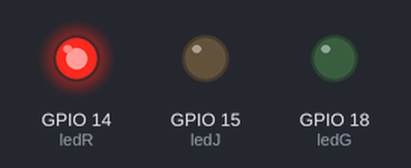
Simulated run of this program. Board: Raspberry Pi (BCM pin numbers). Parts: output pins drawn as LEDs (lit = HIGH).

Above: at 2.5 s.
At 7.0 s:
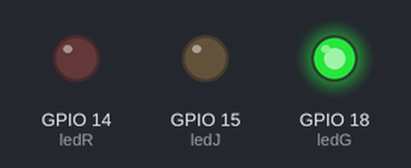
At 9.5 s:
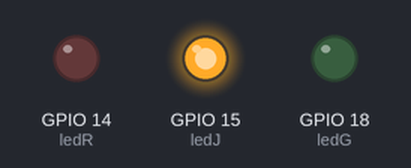
Timing chart, 0 to 13.0 s (numbered marks = the images above):
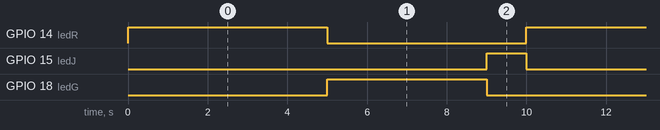

The program:

feu-tricolor.py
```python
import RPi.GPIO as GPIO
import time

ledR = 14
ledJ = 15
ledG = 18

GPIO.setmode(GPIO.BCM)
GPIO.setwarnings(False)
GPIO.setup(ledR,GPIO.OUT)
GPIO.setup(ledJ,GPIO.OUT)
GPIO.setup(ledG,GPIO.OUT)

GPIO.output(ledJ,GPIO.LOW)
GPIO.output(ledR,GPIO.LOW)
GPIO.output(ledG,GPIO.LOW)
while True:
	GPIO.output(ledJ,GPIO.LOW)
	GPIO.output(ledR,GPIO.HIGH)
	time.sleep(5)
	GPIO.output(ledR,GPIO.LOW)
	GPIO.output(ledG,GPIO.HIGH)
	time.sleep(4)
	GPIO.output(ledG,GPIO.LOW)
	GPIO.output(ledJ,GPIO.HIGH)
	time.sleep(1)
```

Measured:
- by itself, GPIO 14 (ledR): alternates HIGH for 5.0 s and LOW for 5.0 s
- by itself, GPIO 15 (ledJ): alternates HIGH for 1.0 s and LOW for 9.0 s
- by itself, GPIO 18 (ledG): alternates HIGH for 4.0 s and LOW for 6.0 s
